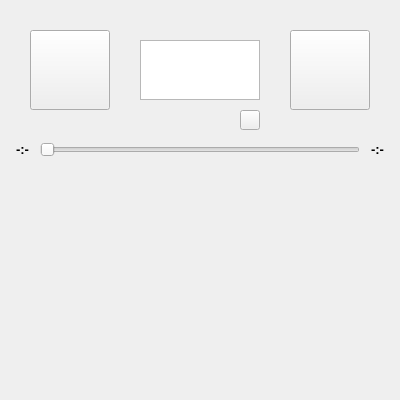
<?xml version="1.0" encoding="UTF-8"?>
<ui version="4.0">
 <class>Widget</class>
 <widget class="QWidget" name="Widget">
  <property name="geometry">
   <rect>
    <x>0</x>
    <y>0</y>
    <width>400</width>
    <height>400</height>
   </rect>
  </property>
  <property name="minimumSize">
   <size>
    <width>400</width>
    <height>400</height>
   </size>
  </property>
  <property name="maximumSize">
   <size>
    <width>400</width>
    <height>400</height>
   </size>
  </property>
  <property name="windowTitle">
   <string>Widget</string>
  </property>
  <property name="styleSheet">
   <string notr="true"/>
  </property>
  <widget class="QPushButton" name="rdmbtn">
   <property name="geometry">
    <rect>
     <x>30</x>
     <y>30</y>
     <width>80</width>
     <height>80</height>
    </rect>
   </property>
   <property name="minimumSize">
    <size>
     <width>80</width>
     <height>80</height>
    </size>
   </property>
   <property name="maximumSize">
    <size>
     <width>80</width>
     <height>80</height>
    </size>
   </property>
   <property name="text">
    <string/>
   </property>
  </widget>
  <widget class="QPushButton" name="playbtn">
   <property name="geometry">
    <rect>
     <x>290</x>
     <y>30</y>
     <width>80</width>
     <height>80</height>
    </rect>
   </property>
   <property name="minimumSize">
    <size>
     <width>80</width>
     <height>80</height>
    </size>
   </property>
   <property name="maximumSize">
    <size>
     <width>80</width>
     <height>80</height>
    </size>
   </property>
   <property name="text">
    <string/>
   </property>
  </widget>
  <widget class="QTextEdit" name="Inftext">
   <property name="geometry">
    <rect>
     <x>140</x>
     <y>40</y>
     <width>120</width>
     <height>60</height>
    </rect>
   </property>
   <property name="minimumSize">
    <size>
     <width>120</width>
     <height>60</height>
    </size>
   </property>
   <property name="maximumSize">
    <size>
     <width>400</width>
     <height>400</height>
    </size>
   </property>
  </widget>
  <widget class="QSlider" name="playerslider">
   <property name="geometry">
    <rect>
     <x>40</x>
     <y>140</y>
     <width>320</width>
     <height>20</height>
    </rect>
   </property>
   <property name="minimumSize">
    <size>
     <width>320</width>
     <height>20</height>
    </size>
   </property>
   <property name="maximumSize">
    <size>
     <width>400</width>
     <height>400</height>
    </size>
   </property>
   <property name="cursor">
    <cursorShape>ArrowCursor</cursorShape>
   </property>
   <property name="mouseTracking">
    <bool>true</bool>
   </property>
   <property name="styleSheet">
    <string notr="true"/>
   </property>
   <property name="orientation">
    <enum>Qt::Horizontal</enum>
   </property>
  </widget>
  <widget class="QLabel" name="nowtime">
   <property name="geometry">
    <rect>
     <x>5</x>
     <y>140</y>
     <width>35</width>
     <height>20</height>
    </rect>
   </property>
   <property name="font">
    <font>
     <pointsize>9</pointsize>
     <bold>true</bold>
     <underline>false</underline>
     <kerning>true</kerning>
    </font>
   </property>
   <property name="text">
    <string>&lt;html&gt;&lt;head/&gt;&lt;body&gt;&lt;p align=&quot;center&quot;&gt;&lt;span style=&quot; font-size:10pt;&quot;&gt;-:-&lt;/span&gt;&lt;/p&gt;&lt;/body&gt;&lt;/html&gt;</string>
   </property>
  </widget>
  <widget class="QLabel" name="alltime">
   <property name="geometry">
    <rect>
     <x>360</x>
     <y>140</y>
     <width>35</width>
     <height>20</height>
    </rect>
   </property>
   <property name="font">
    <font>
     <pointsize>9</pointsize>
     <bold>true</bold>
     <underline>false</underline>
    </font>
   </property>
   <property name="text">
    <string>&lt;html&gt;&lt;head/&gt;&lt;body&gt;&lt;p align=&quot;center&quot;&gt;&lt;span style=&quot; font-size:10pt;&quot;&gt;-:-&lt;/span&gt;&lt;/p&gt;&lt;/body&gt;&lt;/html&gt;</string>
   </property>
  </widget>
  <widget class="QPushButton" name="brobtn">
   <property name="geometry">
    <rect>
     <x>240</x>
     <y>110</y>
     <width>20</width>
     <height>20</height>
    </rect>
   </property>
   <property name="minimumSize">
    <size>
     <width>20</width>
     <height>20</height>
    </size>
   </property>
   <property name="maximumSize">
    <size>
     <width>20</width>
     <height>20</height>
    </size>
   </property>
   <property name="text">
    <string/>
   </property>
  </widget>
 </widget>
 <resources/>
 <connections/>
</ui>
